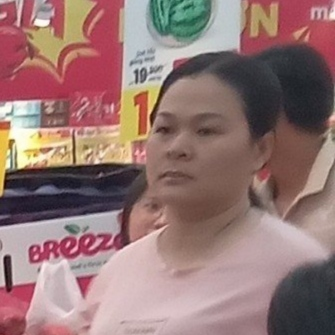
#> input picture Dataset/evaluate/img17.jpg, 335 x 335 px, found by its file name
$ jupyter execute --allow-errors 22520270.ipynb
#> lines starting #> are read from the running program, lines starting #| are printed output that depends on the picture
### Mount drive

#> (a cell that did not finish here is left out)

### Include library

[cell 2]
import os
import cv2
import numpy as np
from sklearn.ensemble import RandomForestClassifier

from sklearn.model_selection import train_test_split
from sklearn.metrics import accuracy_score
import matplotlib.pyplot as plt
import seaborn as sns
from sklearn.model_selection import GridSearchCV
import random
from concurrent.futures import ThreadPoolExecutor, as_completed

### Data processing

[cell 3]
path = '/content/drive/MyDrive/CV_FinalProject/Source_code/Dataset/Train/crop_part1'
files = os.listdir(path)

#> (a cell that did not finish here is left out)

[cell 5]
input = []
target_age = []
#> (the rest of this cell did not finish here and is left out)

#> (a cell that did not finish here is left out)

[cell 7]
# [5 lines of commented-out code are left out]

[cell 8]
# Function to perform undersampling
# [5 lines left out: function undersample, not called in this run]

[cell 9]
# Determine the maximum number of samples per age group (e.g., 1000)
max_samples = 2000

# Create a balanced dataset
balanced_input = []
balanced_target_age = []
# Apply undersampling for each age group
for age_group in set(target_age):
    group_indices = [i for i, age in enumerate(target_age) if age == age_group]
    group_input = [input[i] for i in group_indices]
    group_target_age = [target_age[i] for i in group_indices]
    if len(group_target_age) > max_samples:
        group_input, group_target_age = undersample(group_input, group_target_age, max_samples)
    balanced_input.extend(group_input)
    balanced_target_age.extend(group_target_age)

[cell 10]
from collections import Counter

age_counts = Counter(balanced_target_age)

print("Số lượng Trẻ em:", age_counts[0])
print("Số lượng Thiếu niên:", age_counts[1])
print("Số lượng Thanh niên:", age_counts[2])
print("Số lượng Trung niên:", age_counts[3])
print("Số lượng Người cao tuổi:", age_counts[4])

[cell 11]
print(len(age_counts))

[cell 12]
def canny_edge_detection(img_gray, minthreshold= 50, maxthreshold = 100):
    """
    image_path: link to image
    threshold1: min threshold
    threshold2: max threshold
    """
    # Perform Canny edge detection
    edges = cv2.Canny(img_gray, minthreshold, maxthreshold)

    return edges

[cell 13]
# [12 lines left out: function process_image, not called in this run]

[cell 14]
number_img = 10

fig, axes = plt.subplots(1, number_img, figsize=(15, 5))
#> (the rest of this cell did not finish here and is left out)

[cell 15]
data = []
target_gender = []

# Number of images to visualize
number_img = 10
fig, axes = plt.subplots(1, number_img, figsize=(15, 5))

# Use ThreadPoolExecutor for parallel processing
with ThreadPoolExecutor(max_workers=8) as executor:
    future_to_img = {executor.submit(process_image, img_file): img_file for img_file in balanced_input}
    for i, future in enumerate(as_completed(future_to_img)):
        img_canny, gender = future.result()
        if img_canny is not None:
            data.append(img_canny)
            target_gender.append(gender)
            # Display the first number_img images
            if i < number_img:
                axes[i].imshow(img_canny, cmap='gray')
                axes[i].axis('off')

plt.tight_layout()
plt.show()

[cell 16]
# Convert data and targets to numpy arrays
data = np.array(data)
target_gender = np.array(target_gender)
target_age = np.array(balanced_target_age)

#> (a cell that did not finish here is left out)

### Visualizing data

[cell 18]
# Plotting target age
plt.figure(figsize=(8, 6))
sns.histplot(target_age, bins=20, kde=True, color='blue')
plt.title('Distribution of Target Age')
plt.xlabel('Age')
plt.ylabel('Frequency')
plt.show()

[cell 19]
# Plotting target gender
plt.figure(figsize=(8, 6))
sns.histplot(target_gender, bins=20, kde=True, color='blue')
plt.title('Distribution of Target Gender')
plt.xlabel('Gender')
plt.ylabel('Count')
plt.show()

### Split data

#> (a cell that did not finish here is left out)

#> (a cell that did not finish here is left out)

### Feature scaling

[cell 22]
from sklearn.preprocessing import StandardScaler

# Scale the features
scaler = StandardScaler()
#> (the rest of this cell did not finish here and is left out)

### PCA

[cell 23]
from sklearn.decomposition import PCA
# Apply PCA for dimensionality reduction
pca = PCA(n_components=100)  # Adjust the number of components as needed
#> (the rest of this cell did not finish here and is left out)

#> (a cell that did not finish here is left out)

#### Random Forest

[cell 25]
rf_age = RandomForestClassifier(n_estimators=300)
#> (the rest of this cell did not finish here and is left out)

[cell 26]
# rf_age = RandomForestClassifier(n_estimators = 300)

### Evaluation

[cell 27]
from sklearn.metrics import classification_report
#> (the rest of this cell did not finish here and is left out)

#> (a cell that did not finish here is left out)

[cell 29]
from sklearn.metrics import confusion_matrix

#> (the rest of this cell did not finish here and is left out)

[cell 30]
def equalize_brightness(image):
    # Convert the image to YUV color space
    yuv_img = cv2.cvtColor(image, cv2.COLOR_BGR2YUV)
    # Apply CLAHE to the Y channel
    clahe = cv2.createCLAHE(clipLimit=2.0, tileGridSize=(8, 8))
    yuv_img[:, :, 0] = clahe.apply(yuv_img[:, :, 0])
    # Convert the YUV image back to BGR format
    equalized_img = cv2.cvtColor(yuv_img, cv2.COLOR_YUV2BGR)
    return equalized_img

[cell 31]
def process_and_predict(file):
    img_origin = cv2.imread(file)
#> img_origin is the input picture: shape (335, 335, 3); mean B, G, R 115.6, 118, 148.6
    if img_origin is None:
        raise ValueError(f"Image not found at path: {file}")

    img = cv2.resize(img_origin, (128, 128))
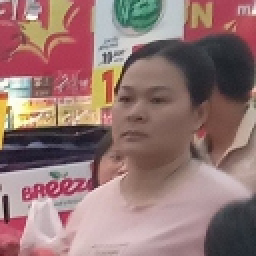
#> img: shape (128, 128, 3) (shown 2 times larger); mean B, G, R 115.5, 117.9, 148.5

    img_equalized = equalize_brightness(img)
#> in equalize_brightness, `yuv_img = cv2.cvtColor(image, cv2.COLOR_BGR2YUV)`: yuv_img: shape (128, 128, 3); mean of channels 0, 1, 2 126.8, 122.5, 147.1
#> in equalize_brightness, `yuv_img[:, :, 0] = clahe.apply(yuv_img[:, :, 0])`: yuv_img: shape (128, 128, 3); mean of channels 0, 1, 2 149.6, 122.5, 147.1
#> in equalize_brightness, `equalized_img = cv2.cvtColor(yuv_img, cv2.COLOR_YUV2BGR)`:
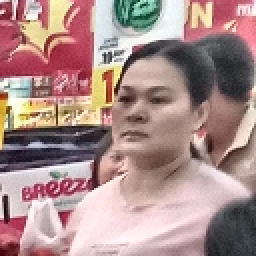
#> equalized_img: shape (128, 128, 3) (shown 2 times larger); mean B, G, R 138.5, 140.7, 170.9

    # Convert BGR to gray
    gray = cv2.cvtColor(img_equalized, cv2.COLOR_BGR2GRAY)
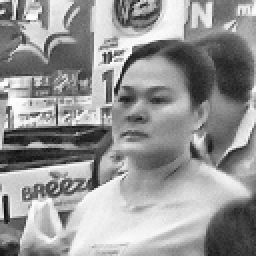
#> gray: shape (128, 128) (shown 2 times larger); min 10, max 254, mean 149.5
    img_canny = canny_edge_detection(gray, 50, 100)
#> in canny_edge_detection, `edges = cv2.Canny(img_gray, minthreshold, maxthreshold)`:
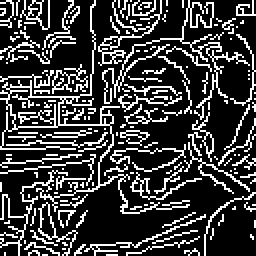
#> edges: shape (128, 128) (shown 2 times larger); 23.6% white in thin lines or dots

    # Flatten and reshape for model input
    img_canny = img_canny.flatten().reshape(1, -1)

    # Scale the features (assuming scaler is already fitted on training data)
    img_canny = scaler.transform(img_canny)

    # Apply PCA for dimensionality reduction (assuming pca is already fitted on training data)
    img_canny = pca.transform(img_canny)

    # Predict age and gender
    age = rf_age.predict(img_canny)
    gender = rf_gender.predict(img_canny)

    # Interpret the results
    gender_label = 'male' if gender == 0 else 'female'
    age_labels = ['0-12', '13-19', '20-35', '36-50', '51+']
    age_label = age_labels[age[0]]

    # Display the original image with prediction results
    img_rgb = cv2.cvtColor(img_origin, cv2.COLOR_BGR2RGB)
    plt.imshow(img_rgb)
    plt.title(f'Age: {age_label} \nGender: {gender_label}')
    plt.axis('off')
    plt.show()
